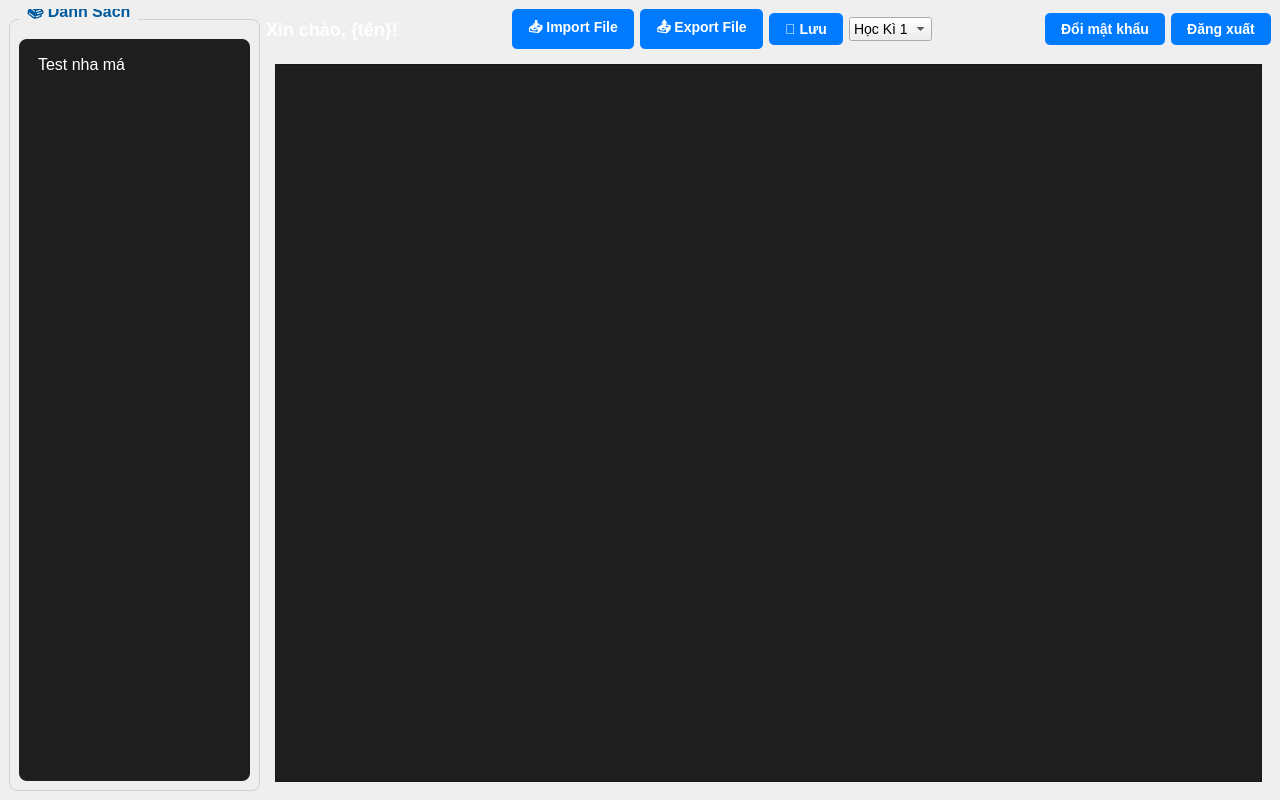
<?xml version="1.0" encoding="UTF-8"?>
<ui version="4.0">
 <class>TeacherWindow</class>
 <widget class="QMainWindow" name="TeacherWindow">
  <property name="geometry">
   <rect>
    <x>0</x>
    <y>0</y>
    <width>1280</width>
    <height>800</height>
   </rect>
  </property>
  <property name="windowTitle">
   <string>Giáo viên - Quản lý điểm học sinh</string>
  </property>
  <property name="styleSheet">
   <string notr="true">
QWidget {
    font-family: 'Segoe UI', Arial, sans-serif;
    font-size: 14px;
}
QGroupBox {
    font-size: 16px;
    font-weight: bold;
    border: 1px solid #D0D0D0;
    border-radius: 8px;
    margin-top: 10px;
    padding-top: 10px; /* khoảng cách giữa title và các nội dung bên trong */
}
QGroupBox::title {
    subcontrol-origin: margin;
    subcontrol-position: top left;
    padding: 0 5px;
    margin-top: -5px; /* kéo title lên */
    left: 10px;
    color: #005A9E;
}
QPushButton {
    background-color: #007BFF;
    color: white;
    font-weight: bold;
    border: none;
    border-radius: 5px;
    padding: 8px 16px;
}
QPushButton:hover {
    background-color: #0056b3;
}
   </string>
  </property>
  <widget class="QWidget" name="centralwidget">
   <layout class="QHBoxLayout" name="mainLayout" stretch="1,4">
    <item>
     <widget class="QGroupBox" name="classGroupBox">
      <property name="styleSheet">
       <string notr="true">QGroupBox {
    font-size: 16px;
    font-weight: bold;
    border: 1px solid #D0D0D0;
    border-radius: 8px;
    margin-top: 10px;
}
QGroupBox::title {
    subcontrol-origin: margin;
    subcontrol-position: top left;
    padding: 0 5px 5px 5px;
    left: 10px;
    color: #005A9E;
}</string>
      </property>
      <property name="title">
       <string>📚 Danh Sách</string>
      </property>
      <layout class="QVBoxLayout" name="leftLayout">
       <item>
        <widget class="QListWidget" name="classListWidget">
         <property name="styleSheet">
          <string notr="true">
QListWidget {
    background-color: #1e1e1e;
    color: white;
    border-radius: 8px;
    font-size: 16px;
}
QListWidget::item {
    padding: 12px;
    margin: 4px;
    border-radius: 6px;
}
QListWidget::item:selected {
    background-color: #4a90e2;
    color: white;
}
          </string>
         </property>
         <item>
          <property name="text">
           <string>Test nha má</string>
          </property>
         </item>
        </widget>
       </item>
      </layout>
     </widget>
    </item>
    <item>
     <layout class="QVBoxLayout" name="rightLayout">
      <item>
       <layout class="QHBoxLayout" name="topControlsLayout">
        <item>
         <widget class="QLabel" name="welcomeLabel">
          <property name="styleSheet">
           <string notr="true">color: white; font-size: 18px; font-weight: bold;</string>
          </property>
          <property name="text">
           <string>Xin chào, {tên}!</string>
          </property>
         </widget>
        </item>
        <item>
         <spacer name="spacer1">
          <property name="orientation">
           <enum>Qt::Horizontal</enum>
          </property>
          <property name="sizeHint" stdset="0">
           <size>
            <width>0</width>
            <height>0</height>
           </size>
          </property>
         </spacer>
        </item>
        <item>
         <widget class="QPushButton" name="importButton">
          <property name="styleSheet">
           <string notr="true"/>
          </property>
          <property name="text">
           <string>📥 Import File</string>
          </property>
         </widget>
        </item>
        <item>
         <widget class="QPushButton" name="exportButton">
          <property name="styleSheet">
           <string notr="true"/>
          </property>
          <property name="text">
           <string>📤 Export File</string>
          </property>
         </widget>
        </item>
        <item>
         <widget class="QPushButton" name="saveButton">
          <property name="styleSheet">
           <string notr="true"/>
          </property>
          <property name="text">
           <string>💾 Lưu</string>
          </property>
         </widget>
        </item>
        <item>
         <widget class="QComboBox" name="semesterComboBox">
          <property name="styleSheet">
           <string notr="true"/>
          </property>
          <item>
           <property name="text">
            <string>Học Kì 1</string>
           </property>
          </item>
          <item>
           <property name="text">
            <string>Học Kì 2</string>
           </property>
          </item>
         </widget>
        </item>
        <item>
         <spacer name="spacer2">
          <property name="orientation">
           <enum>Qt::Horizontal</enum>
          </property>
          <property name="sizeHint" stdset="0">
           <size>
            <width>0</width>
            <height>0</height>
           </size>
          </property>
         </spacer>
        </item>
        <item>
         <widget class="QPushButton" name="changePasswordButton">
          <property name="styleSheet">
           <string notr="true"/>
          </property>
          <property name="text">
           <string>Đổi mật khẩu</string>
          </property>
         </widget>
        </item>
        <item>
         <widget class="QPushButton" name="logoutButton">
          <property name="styleSheet">
           <string notr="true"/>
          </property>
          <property name="text">
           <string>Đăng xuất</string>
          </property>
         </widget>
        </item>
       </layout>
      </item>
      <item>
       <widget class="QStackedWidget" name="stackedScoreWidget">
        <widget class="QWidget" name="scorePage">
         <property name="styleSheet">
          <string notr="true">QTableView {
    font-size: 15px;
    color: white;
    background-color: #1e1e1e;
    gridline-color: #444;
    selection-background-color: #4a90e2;
    selection-color: white;
}

QHeaderView::section {
    background-color: #2c2c2c;
    color: white;
    font-size: 14px;
    font-weight: bold;
    padding: 6px;
    border: 1px solid #333;
}

QTableView::item {
    padding: 10px;
}
</string>
         </property>
         <layout class="QVBoxLayout" name="scorePageLayout">
          <item>
           <widget class="QTableView" name="scoreTableView">
            <property name="styleSheet">
             <string notr="true">background-color: #1e1e1e; color: white; gridline-color: #444444;</string>
            </property>
           </widget>
          </item>
         </layout>
        </widget>
       </widget>
      </item>
     </layout>
    </item>
   </layout>
  </widget>
 </widget>
 <resources/>
 <connections/>
</ui>
